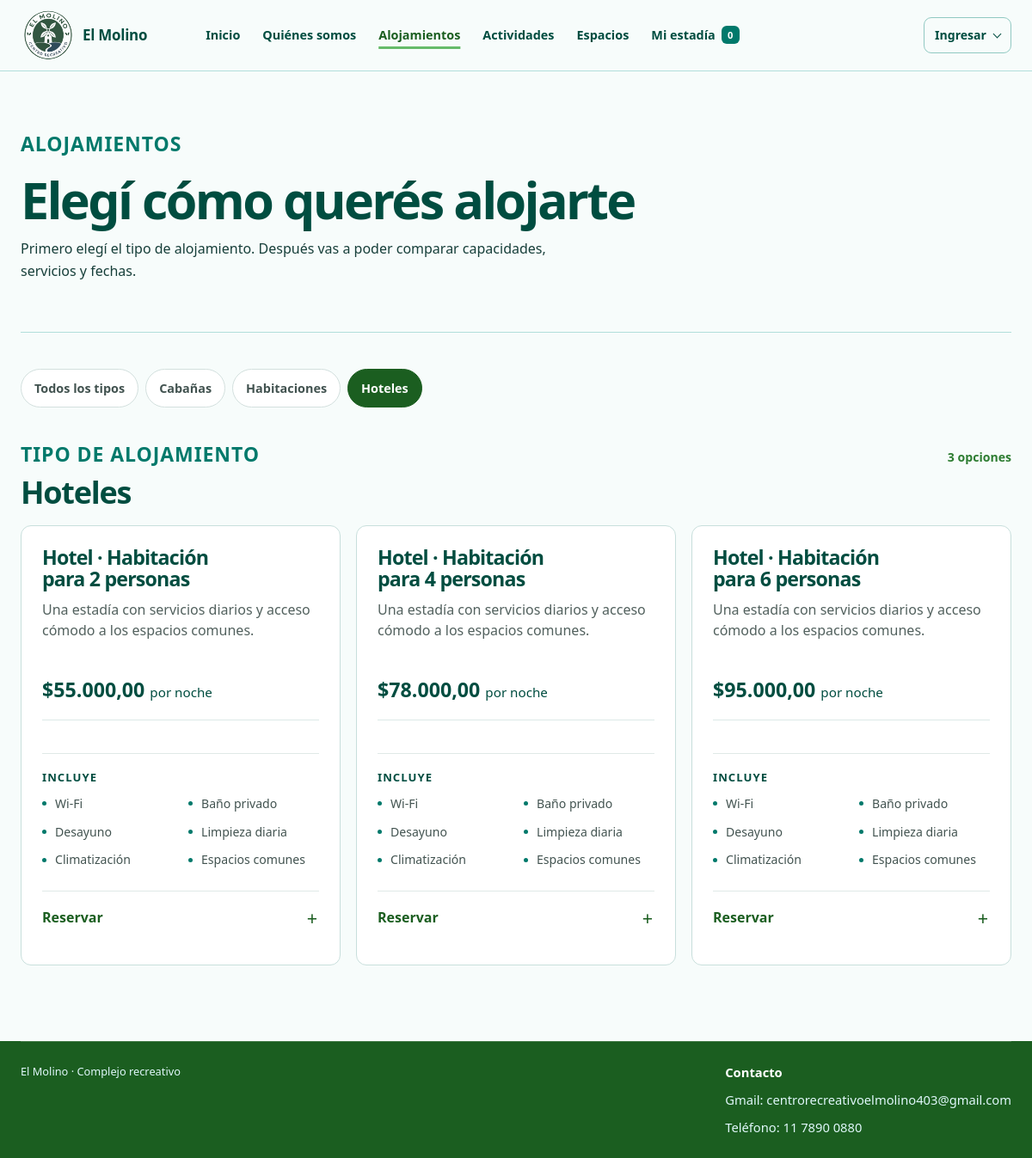
Screenshot of /alojamientos.php?tipo=hoteles with the database file from the repository.
### tables this page shows
CREATE TABLE IF NOT EXISTS `alojamientos` (
  `idAlojamiento` INT NOT NULL AUTO_INCREMENT,
  `numero` VARCHAR(10) NOT NULL,
  `tipo` VARCHAR(20) NOT NULL,
  `capacidad` INT NOT NULL,
  `precioPorNoche` DECIMAL(10,2) NOT NULL,
  `descripcion` TEXT DEFAULT NULL,
  `estado` VARCHAR(30) NOT NULL,
  PRIMARY KEY (`idAlojamiento`),
  UNIQUE KEY `uk_alojamiento_numero` (`numero`)
);

### php/Sesion.php (called while the page is built, shortened)
<?php
final class Sesion
{
    public static function obtener(string $clave, mixed $predeterminado = null): mixed { self::iniciar(); return $_SESSION[$clave] ?? $predeterminado; }
    public static function usuario(): ?array { $usuario = self::obtener('usuario'); return is_array($usuario) ? $usuario : null; }
}

### php/Utilidades.php (called while the page is built, shortened)
<?php
final class Utilidades
{
    public static function escapar(?string $texto): string { return htmlspecialchars((string) $texto, ENT_QUOTES, 'UTF-8'); }
}

### php/Conexion.php (called while the page is built, shortened)
<?php
final class Conexion
{
    private static ?PDO $instancia = null;
    public static function obtener(): PDO
    {
        $host = getenv('EL_MOLINO_DB_HOST') ?: 'pma.torga.com.ar';
        $puerto = getenv('EL_MOLINO_DB_PUERTO') ?: '3306';
        $base = getenv('EL_MOLINO_DB_NOMBRE') ?: 's27_El Molino';
        $usuario = getenv('EL_MOLINO_DB_USUARIO') ?: 'u27_xm6WlzIBcR';
        $contrasena = getenv('EL_MOLINO_DB_CONTRASENA') ?: 'A7fexyyjPsWaEvahL^m0J+0B';
        self::$instancia = new PDO("mysql:host={$host};port={$puerto};dbname={$base};charset=utf8mb4", $usuario, $contrasena, [
            PDO::ATTR_ERRMODE => PDO::ERRMODE_EXCEPTION,
            PDO::ATTR_DEFAULT_FETCH_MODE => PDO::FETCH_ASSOC,
            PDO::ATTR_EMULATE_PREPARES => false,
        ]);
        return self::$instancia;
    }
}

### php/GestorEstadoFinanciero.php (called while the page is built, shortened)
<?php
final class GestorEstadoFinanciero
{
    public static function vencerPedidosPendientes(PDO $conexion): int
    {
        $consulta = $conexion->query(
            "SELECT pa.idPedido, UPPER(pa.estadoPedido) AS estadoPedido, UPPER(pa.estadoPago) AS estadoPago
               FROM pedido_alojamiento pa
              WHERE ((UPPER(pa.estadoPedido) IN ('ESPERANDO_SENA','PENDIENTE')
                     AND UPPER(pa.estadoPago)='SENA_PENDIENTE'
                     AND pa.fechaLimiteSena IS NOT NULL AND pa.fechaLimiteSena < NOW()
                     AND (SELECT COALESCE(SUM(pg.montoTotal),0)
                            FROM pago pg JOIN detalle_pedido_alojamiento dpg ON dpg.idReserva=pg.idReserva
                           WHERE dpg.idPedido=pa.idPedido AND UPPER(pg.estado)='CONFIRMADO'
                             AND UPPER(pg.tipoPago) IN ('SENA','SALDO')) < pa.montoSena)
                  OR (UPPER(pa.estadoPago)='SENA_INFORMADA' AND pa.fechaLimiteRevisionSena < NOW()))"
        );
        $pedidos = $consulta->fetchAll();
        return count($pedidos);
    }
}

### php/GestorCarritoAlojamiento.php (called while the page is built, shortened)
<?php
require_once __DIR__ . '/GestorEstadoFinanciero.php';
final class GestorCarritoAlojamiento
{
    public function catalogo(?string $entrada = null, ?string $salida = null): array
    {
        GestorEstadoFinanciero::vencerPedidosPendientes($this->conexion);
        try {
            [$fechaEntrada, $fechaSalida] = $this->validarFechas((string) $entrada, (string) $salida);
        } catch (RuntimeException) {
            return $this->conexion->query(
                'SELECT idAlojamiento, numero, tipo, capacidad, precioPorNoche, estado, 0 AS reservadoEnFechas FROM alojamientos ORDER BY tipo, numero'
            )->fetchAll();
        }
        $consulta = $this->conexion->prepare(
            "SELECT a.idAlojamiento, a.numero, a.tipo, a.capacidad, a.precioPorNoche, a.estado,
                    EXISTS (
                        SELECT 1
                        FROM reservas r
                        WHERE r.idAlojamiento = a.idAlojamiento
                          AND UPPER(TRIM(r.estadoReserva)) NOT IN ('CANCELADA', 'CANCELADO')
                          AND r.fechaIngreso < :fecha_salida
                          AND r.fechaEgreso > :fecha_entrada
                    ) AS reservadoEnFechas
             FROM alojamientos a
             ORDER BY a.tipo, a.numero"
        );
        $consulta->execute([
            'fecha_salida' => $fechaSalida,
            'fecha_entrada' => $fechaEntrada,
        ]);
        return $consulta->fetchAll();
    }
    public function catalogoAgrupado(?string $entrada = null, ?string $salida = null): array
    {
        $grupos = [];
        foreach ($this->catalogo($entrada, $salida) as $alojamiento) {
            $tipoClave = self::claveTipo((string) ($alojamiento['tipo'] ?? ''));
            if (!in_array($tipoClave, ['cabanas', 'habitaciones', 'hoteles'], true)) continue;
            $estado = self::informacionEstado($alojamiento);
            $capacidad = (int) ($alojamiento['capacidad'] ?? 0);
            $clave = $tipoClave . '-' . $capacidad;
            if (!isset($grupos[$clave])) {
                $grupos[$clave] = $alojamiento + [
                    'tipoClave' => $tipoClave,
                    'unidades' => 0,
                    'unidadesDisponibles' => 0,
                ];
            }
            $grupos[$clave]['unidades']++;
            if ($estado['disponible']) $grupos[$clave]['unidadesDisponibles']++;
            $grupos[$clave]['precioPorNoche'] = min(
                (float) $grupos[$clave]['precioPorNoche'],
                (float) $alojamiento['precioPorNoche']
            );
        }
        $ordenTipos = ['cabanas' => 1, 'habitaciones' => 2, 'hoteles' => 3];
        uasort($grupos, static function (array $a, array $b) use ($ordenTipos): int {
            return (($ordenTipos[$a['tipoClave']] ?? 99) <=> ($ordenTipos[$b['tipoClave']] ?? 99))
                ?: ((int) $a['capacidad'] <=> (int) $b['capacidad']);
        });
        return array_values($grupos);
    }
    public static function informacionEstado(array $alojamiento): array
    {
        $estado = self::normalizarTexto((string) ($alojamiento['estado'] ?? ''));
        $reservadoEnFechas = (int) ($alojamiento['reservadoEnFechas'] ?? 0) === 1;
        return [
            'clave' => 'disponible',
            'etiqueta' => 'Disponible',
            'detalle' => '',
            'disponible' => true,
            'permiteSeleccionarFechas' => true,
        ];
    }
    public static function claveTipo(string $tipo): string
    {
        $tipo = self::normalizarTexto($tipo);
        if (str_contains($tipo, 'habitacion')) return 'habitaciones';
        if (str_contains($tipo, 'hotel')) return 'hoteles';
        return 'otros';
    }
    public static function detallesPublicos(array $alojamiento): array
    {
        $capacidad = max(1, (int) ($alojamiento['capacidad'] ?? 1));
        $tipo = self::claveTipo((string) ($alojamiento['tipo'] ?? ''));
        if ($tipo === 'hoteles') {
            return [
                'titulo' => 'Hotel · Habitación para ' . $capacidad . ' personas',
                'descripcion' => 'Una estadía con servicios diarios y acceso cómodo a los espacios comunes.',
                'servicios' => ['Wi-Fi', 'Baño privado', 'Desayuno', 'Limpieza diaria', 'Climatización', 'Espacios comunes'],
            ];
        }
        return [
            'titulo' => (string) ($alojamiento['tipo'] ?? 'Alojamiento') . ' para ' . $capacidad . ' personas',
            'descripcion' => 'Una alternativa para disfrutar la estadía dentro de El Molino.',
            'servicios' => ['Wi-Fi', 'Baño privado', 'Ropa de cama'],
        ];
    }
    private function validarFechas(string $entrada, string $salida): array
    {
        $zona = new DateTimeZone(self::ZONA_HORARIA);
        $fechaEntrada = DateTimeImmutable::createFromFormat('!Y-m-d', $entrada, $zona);
        $erroresEntrada = DateTimeImmutable::getLastErrors();
        $fechaSalida = DateTimeImmutable::createFromFormat('!Y-m-d', $salida, $zona);
        $erroresSalida = DateTimeImmutable::getLastErrors();
        $entradaValida = $fechaEntrada && $fechaEntrada->format('Y-m-d') === $entrada
            && ($erroresEntrada === false || ($erroresEntrada['warning_count'] === 0 && $erroresEntrada['error_count'] === 0));
        $salidaValida = $fechaSalida && $fechaSalida->format('Y-m-d') === $salida
            && ($erroresSalida === false || ($erroresSalida['warning_count'] === 0 && $erroresSalida['error_count'] === 0));
        $hoy = new DateTimeImmutable('today', $zona);
        $noches = (int) $fechaEntrada->diff($fechaSalida)->days;
        return [$fechaEntrada->format('Y-m-d'), $fechaSalida->format('Y-m-d'), $noches];
    }
    private static function normalizarTexto(string $texto): string
    {
        $texto = strtolower(trim($texto));
        $texto = strtr($texto, [
            'á' => 'a', 'é' => 'e', 'í' => 'i', 'ó' => 'o', 'ú' => 'u',
            '_' => ' ', '-' => ' ',
        ]);
        return preg_replace('/\s+/', ' ', $texto) ?: '';
    }
}

### alojamientos.php (the view, shortened to what this page needs)
<?php
require_once __DIR__ . '/registro/inicio.php';
require_once __DIR__ . '/php/GestorCarritoAlojamiento.php';
require_once __DIR__ . '/php/Vista.php';
$zona = new DateTimeZone('America/Argentina/Buenos_Aires');
$manana = new DateTimeImmutable('tomorrow', $zona);
$entrada = (string) ($_GET['entrada'] ?? $manana->format('Y-m-d'));
$salida = (string) ($_GET['salida'] ?? $manana->modify('+1 day')->format('Y-m-d'));
$tiposAlojamiento = [
    'cabanas' => ['nombre' => 'Cabañas', 'descripcion' => 'Espacios independientes para 2, 4 o 6 personas.'],
    'habitaciones' => ['nombre' => 'Habitaciones', 'descripcion' => 'Opciones dobles, familiares y grupales dentro del complejo.'],
    'hoteles' => ['nombre' => 'Hoteles', 'descripcion' => 'Habitaciones con servicios diarios y espacios comunes.'],
];
$tipoSeleccionado = (string) ($_POST['tipoSeleccionado'] ?? $_GET['tipo'] ?? '');
$errores = [];
$grupoConError = '';
$alojamientos = [];
try {
    $gestor = new GestorCarritoAlojamiento(Conexion::obtener());
    $alojamientos = $gestor->catalogoAgrupado($entrada, $salida);
} catch (PDOException $e) {
    error_log('No se pudo cargar el catálogo de alojamientos: ' . $e->getMessage());
    $errores[] = 'No se pudieron cargar los alojamientos. Revisá la conexión con la base de datos.';
}
$alojamientosVisibles = $tipoSeleccionado === '' ? [] : array_values(array_filter(
    $alojamientos,
    static fn(array $alojamiento): bool => (string) $alojamiento['tipoClave'] === $tipoSeleccionado
));
$usuario = Sesion::usuario();
?>
<!DOCTYPE html>
<html lang="es-AR">
<head>
    <link rel="stylesheet" href="estilos/estilos.css?v=<?= (int) filemtime(__DIR__ . '/estilos/estilos.css') ?>">
</head>
<body class="pagina-compra">
    <?= Vista::encabezadoPrincipal($usuario, '', 'alojamientos') ?>
    <main class="contenedor contenido-compra">
        <section class="portada-alojamientos">
            <p class="texto-destacado">ALOJAMIENTOS</p>
            <h1>Elegí cómo querés alojarte</h1>
            <p class="introduccion-compra">Primero elegí el tipo de alojamiento. Después vas a poder comparar capacidades, servicios y fechas.</p>
        </section>
        <?php if ($tipoSeleccionado === ''): ?>
            <section class="selector-tipo-alojamiento" aria-labelledby="titulo-tipos-alojamiento">
                <div class="encabezado-packs"><div><h2 id="titulo-tipos-alojamiento">¿Qué estás buscando?</h2></div><p>Elegí una opción para ver los alojamientos</p></div>
                <div class="grilla-tipos-alojamiento">
                    <?php foreach ($tiposAlojamiento as $clave => $tipo): ?>
                        <a class="tarjeta-tipo-alojamiento" href="alojamientos.php?tipo=<?= rawurlencode($clave) ?>">
                            <div><h2><?= Utilidades::escapar($tipo['nombre']) ?></h2><p><?= Utilidades::escapar($tipo['descripcion']) ?></p></div>
                            <span class="accion-tipo-alojamiento">Ver opciones <span aria-hidden="true">→</span></span>
                        </a>
                    <?php endforeach; ?>
                </div>
            </section>
        <?php else: ?>
            <nav class="navegacion-tipos-alojamiento" aria-label="Tipos de alojamiento">
                <a href="alojamientos.php">Todos los tipos</a>
                <?php foreach ($tiposAlojamiento as $clave => $tipo): ?><a href="alojamientos.php?tipo=<?= rawurlencode($clave) ?>"<?= $tipoSeleccionado === $clave ? ' class="activo" aria-current="page"' : '' ?>><?= Utilidades::escapar($tipo['nombre']) ?></a><?php endforeach; ?>
            </nav>
            <div class="encabezado-packs" id="alojamientos-disponibles">
                <div><p class="texto-destacado">TIPO DE ALOJAMIENTO</p><h2><?= Utilidades::escapar($tiposAlojamiento[$tipoSeleccionado]['nombre']) ?></h2></div>
                <p><?= count($alojamientosVisibles) ?> <?= count($alojamientosVisibles) === 1 ? 'opción' : 'opciones' ?></p>
            </div>
            <?php if (!$alojamientosVisibles): ?>
                <section class="estado-vacio-compra estado-vacio-catalogo"><h2>No hay <?= Utilidades::escapar(strtolower($tiposAlojamiento[$tipoSeleccionado]['nombre'])) ?> disponibles en este momento</h2><p>Podés volver y elegir otro tipo de alojamiento o consultar nuevamente más adelante.</p><a class="boton boton-secundario" href="alojamientos.php">Elegir otro tipo</a></section>
            <?php else: ?>
                <div class="grilla-productos-alojamiento">
                <?php foreach ($alojamientosVisibles as $alojamiento): ?>
                    <?php $detalle = GestorCarritoAlojamiento::detallesPublicos($alojamiento); ?>
                    <?php $claveGrupo = (string) $alojamiento['tipoClave'] . '-' . (int) $alojamiento['capacidad']; ?>
                    <article class="producto-alojamiento">
                        <div class="contenido-pack-alojamiento">
                        <h2><?= Utilidades::escapar($detalle['titulo']) ?></h2>
                        <p class="descripcion-alojamiento"><?= Utilidades::escapar($detalle['descripcion']) ?></p>
                        <p class="precio-alojamiento">$<?= number_format((float) $alojamiento['precioPorNoche'], 2, ',', '.') ?> <span>por noche</span></p>
                        <div class="servicios-alojamiento"><h3>Incluye</h3><ul><?php foreach ($detalle['servicios'] as $servicio): ?><li><?= Utilidades::escapar($servicio) ?></li><?php endforeach; ?></ul></div>
                        <details class="reserva-alojamiento"<?= $grupoConError === $claveGrupo ? ' open' : '' ?>>
                            <summary>Reservar</summary>
                        </details>
                        </div>
                    </article>
                <?php endforeach; ?>
                </div>
            <?php endif; ?>
        <?php endif; ?>
    </main>
    <footer class="pie-pagina pie-pagina-simple"><div class="contenedor pie-inferior"><span>El Molino · Complejo recreativo</span><?= Vista::contactoPie() ?></div></footer>
</body>
</html>

### rows the page displays
alojamientos: capacidad "Hotel · Habitación para 2 personas", capacidad "Una estadía con servicios diarios y acceso cómodo a los espacios comunes.", precioPorNoche "55.000,00", capacidad "Wi-Fi", capacidad "Baño privado", capacidad "Desayuno", capacidad "Limpieza diaria", capacidad "Climatización", capacidad "Espacios comunes"
alojamientos: capacidad "Hotel · Habitación para 4 personas", capacidad "Una estadía con servicios diarios y acceso cómodo a los espacios comunes.", precioPorNoche "78.000,00", capacidad "Wi-Fi", capacidad "Baño privado", capacidad "Desayuno", capacidad "Limpieza diaria", capacidad "Climatización", capacidad "Espacios comunes"
alojamientos: capacidad "Hotel · Habitación para 6 personas", capacidad "Una estadía con servicios diarios y acceso cómodo a los espacios comunes.", precioPorNoche "95.000,00", capacidad "Wi-Fi", capacidad "Baño privado", capacidad "Desayuno", capacidad "Limpieza diaria", capacidad "Climatización", capacidad "Espacios comunes"

### other values shown
$cantidad "0"
self::escapar($texto) "Ingresar"
Utilidades::escapar($tipo['nombre']) "Cabañas"
Utilidades::escapar($tipo['nombre']) "Habitaciones"
Utilidades::escapar($tipo['nombre']) "Hoteles"
Utilidades::escapar($tiposAlojamiento[$tipoSeleccionado]['nombre']) "Hoteles"
count($alojamientosVisibles) "3"
